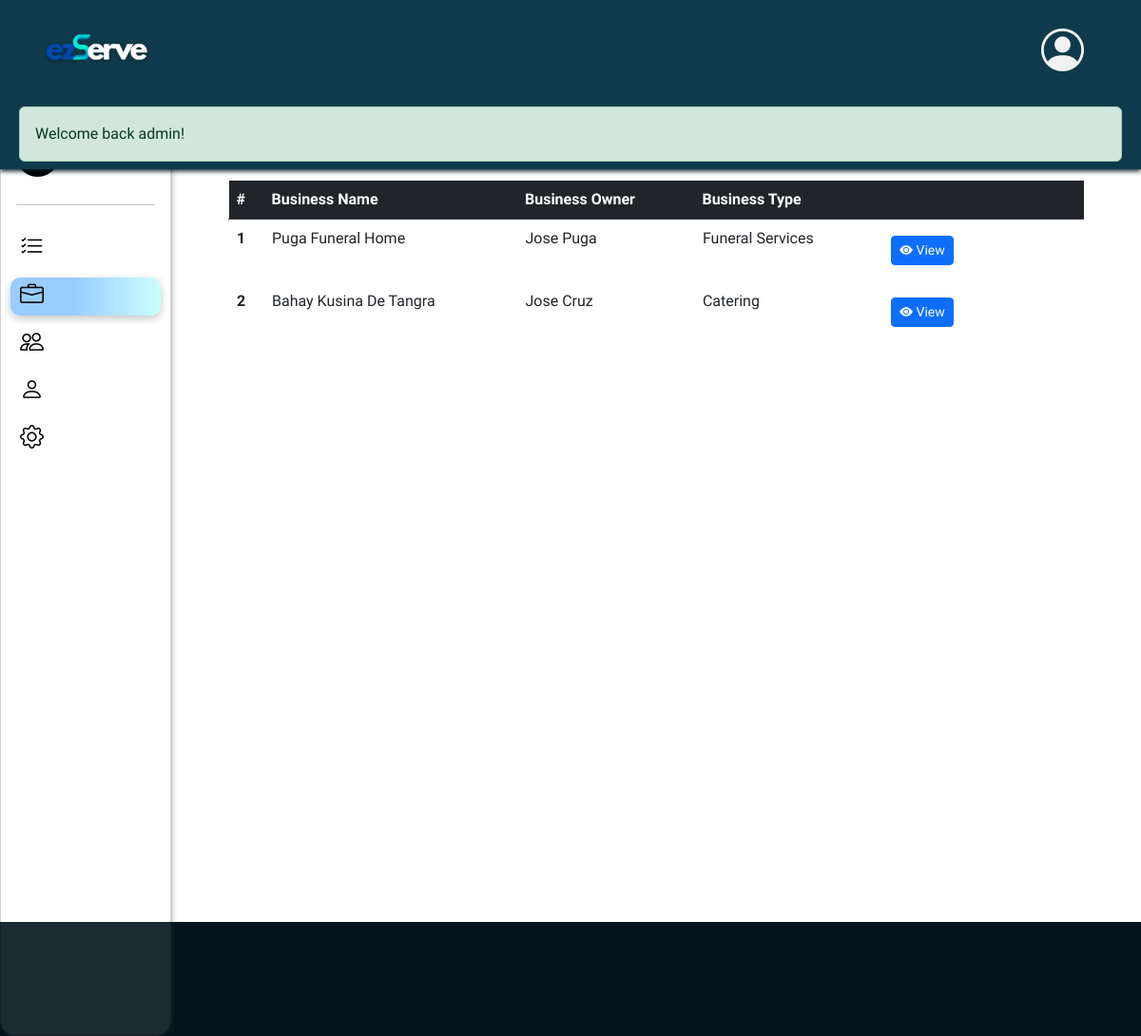
Page /?page=admin-bus-list (signed in) on the committed database.
### tables this page shows
CREATE TABLE `business` (
  `businessCode` int(11) NOT NULL,
  `ownerID` int(11) NOT NULL,
  `busName` varchar(100) NOT NULL,
  `about` varchar(1000) NOT NULL,
  `busType` varchar(100) NOT NULL,
  `house_building` varchar(100) NOT NULL,
  `street` varchar(100) NOT NULL,
  `barangay` varchar(100) NOT NULL,
  `city_municipality` varchar(100) NOT NULL,
  `province` varchar(100) NOT NULL,
  `region` varchar(100) NOT NULL,
  `phone` varchar(100) NOT NULL,
  `mobile` varchar(100) NOT NULL,
  `business_permit` longblob NOT NULL,
  `sanitary` longblob NOT NULL,
  `tax` longblob NOT NULL,
  `busImage` longblob NOT NULL,
  `status` tinyint(4) NOT NULL
);

CREATE TABLE `business_owner` (
  `ownerID` int(11) NOT NULL,
  `fname` varchar(50) NOT NULL,
  `lname` varchar(50) NOT NULL,
  `birthday` date NOT NULL,
  `email` varchar(50) NOT NULL,
  `verification_code` varchar(200) NOT NULL,
  `number` varchar(30) NOT NULL,
  `ownerAddress` varchar(255) NOT NULL,
  `username` varchar(100) NOT NULL,
  `password` varchar(100) NOT NULL,
  `repassword` varchar(100) NOT NULL,
  `usertype` varchar(50) NOT NULL,
  `profileImage` longblob NOT NULL,
  `status` tinyint(4) NOT NULL,
  `created` timestamp NOT NULL DEFAULT current_timestamp(),
  `updated` timestamp NOT NULL DEFAULT current_timestamp()
);

### app/functions/userFunction.php (called while the page is built, shortened)
<?php
function viewUser($userID) {
    global $DB;
    $usertype = $_SESSION[AUTH_TYPE];
    if ($usertype === 'client') {
        $query = $DB->prepare("SELECT * FROM client WHERE clientID = ?");
    } elseif ($usertype === 'business owner') {
        $query = $DB->prepare("SELECT * FROM business_owner WHERE ownerID = ?");
    } else {
        return null;
    }
    $query->bind_param("i", $userID);
    $query->execute();
    $result = $query->get_result();
    $user = $result->fetch_object();
    return $user;
}
?>

### index.php (called while the page is built, shortened)
<?php
	require 'functions.php';
	require 'page.php';
?>

### pages/admin-bus-list.php (the view, shortened to what this page needs)
<?php
$businesses = $DB->query("SELECT b.*, bo.*
    FROM business b
    JOIN business_owner bo ON b.ownerID = bo.ownerID
    WHERE b.status = 1");
$results = [];
?>
<?= element('admin_header') ?>
<?= element('admin-side-nav') ?>
<div id="admin-bus-list" class="admin-bus-list">
    <form method="post" action="">
        <div id="searchbar" class="d-flex my-3 float-end">
            <button type="submit" class="search-btn btn btn-primary input-group-text border-0">
            </button>
        </div>
    </form>
    <table class="table table-hover table-responsive">
        <thead class="table-dark">
            <tr>
                <th scope="col">#</th>
                <th scope="col">Business Name</th>
                <th scope="col">Business Owner</th>
                <th scope="col">Business Type</th>
                <th scope="col" style="width:220px;"    ></th>
            </tr>
        </thead>
        <tbody>
        <?php foreach (empty($results) ? $businesses : $results as $key => $business) : ?>
            <tr class="sticky-top mt-3">
                <th scope="row" class="bg-transparent border border-white"><?= $key + 1 ?></th>
                <td class="bg-transparent border border-white" data-bs-toggle="offcanvas" data-bs-target="#offcanvasExample<?= $business['businessCode'] ?>" role="button">
                    <?= $business['busName'] ?>
                </td>
                <td class="bg-transparent border border-white" data-bs-toggle="offcanvas" data-bs-target="#offcanvasExample<?= $business['businessCode'] ?>" role="button">
                    <?= $business['fname'] . ' ' . $business['lname'] ?>
                </td>
                <td class="bg-transparent border border-white" data-bs-toggle="offcanvas" data-bs-target="#offcanvasExample<?= $business['businessCode'] ?>" role="button">
                    <?= $business['busType'] ?>
                </td>
                <td class="bg-transparent border border-white d-flex " style="width:220px;">
                    <form action="?page=business-branches" method="post">
                        <button type="submit" class="btn btn-sm btn-primary view-package m-2" data-business-code="<?= $business['businessCode'] ?>"> <i class="bi bi-eye-fill"></i>
                            View
                        </button>
                    </form>
                </td>
            </tr>
        <?php endforeach; ?>
        </tbody>
    </table>
</div>
<?= element('footer') ?>

### assets/view.css (style rules this page uses)
body { font-family: "Lexend exa", Arial; overflow-x: hidden; background-image: url(./images/bg-2.png); background-repeat:repeat-y; background-size: cover; }
.admin-bus-list { margin: 120px 10px 50px 20%; width: 75vw; height: 100vh; }

### rows in the picture
business: busName "Puga Funeral Home", ownerID.fname "Jose", ownerID.lname "Puga", busType "Funeral Services"
business: busName "Bahay Kusina De Tangra", ownerID.fname "Jose", ownerID.lname "Cruz", busType "Catering"

### other values in the picture
$_SESSION[ 'MESSAGE' ] "Welcome back admin!"
